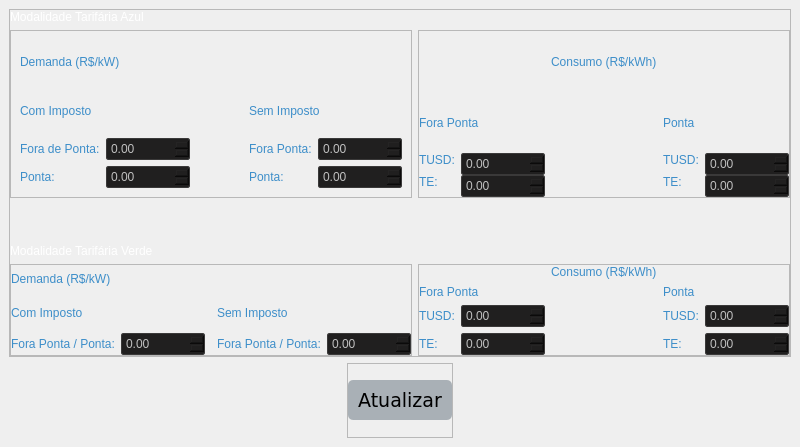
            <widget class="QWidget" name="page_1_Registrar_Tarifas">
             <property name="styleSheet">
              <string notr="true">QLabel {
    qproperty-alignment: AlignCenter;
	color: #3d8ec9;
	font: 77 14px &quot;Verdana&quot;;
}

QDoubleSpinBox
{
    selection-background-color: #302F2F;
    background-color: #201F1F;
    border-style: solid;
    border: 1px solid #3A3939;
    border-radius: 2px;
    padding: 2px;
	color: silver;
}

QComboBox
{
    selection-background-color: #302F2F;
    background-color: #201F1F;
    border-style: solid;
    border: 1px solid #3A3939;
    border-radius: 2px;
    padding: 2px;
	color: silver;
}</string>
             </property>
             <layout class="QVBoxLayout" name="verticalLayout_10">
              <property name="spacing">
               <number>6</number>
              </property>
              <property name="leftMargin">
               <number>9</number>
              </property>
              <property name="topMargin">
               <number>9</number>
              </property>
              <property name="rightMargin">
               <number>9</number>
              </property>
              <property name="bottomMargin">
               <number>9</number>
              </property>
              <item>
               <widget class="QFrame" name="frame_16">
                <property name="sizePolicy">
                 <sizepolicy hsizetype="Preferred" vsizetype="Expanding">
                  <horstretch>0</horstretch>
                  <verstretch>0</verstretch>
                 </sizepolicy>
                </property>
                <property name="frameShape">
                 <enum>QFrame::StyledPanel</enum>
                </property>
                <property name="frameShadow">
                 <enum>QFrame::Raised</enum>
                </property>
                <layout class="QGridLayout" name="gridLayout_3">
                 <property name="leftMargin">
                  <number>0</number>
                 </property>
                 <property name="topMargin">
                  <number>0</number>
                 </property>
                 <property name="rightMargin">
                  <number>0</number>
                 </property>
                 <property name="bottomMargin">
                  <number>0</number>
                 </property>
                 <item row="3" column="0">
                  <spacer name="horizontalSpacer_3">
                   <property name="orientation">
                    <enum>Qt::Horizontal</enum>
                   </property>
                   <property name="sizeHint" stdset="0">
                    <size>
                     <width>40</width>
                     <height>20</height>
                    </size>
                   </property>
                  </spacer>
                 </item>
                 <item row="1" column="0">
                  <widget class="QFrame" name="frame_22">
                   <property name="sizePolicy">
                    <sizepolicy hsizetype="Preferred" vsizetype="Preferred">
                     <horstretch>0</horstretch>
                     <verstretch>0</verstretch>
                    </sizepolicy>
                   </property>
                   <property name="minimumSize">
                    <size>
                     <width>0</width>
                     <height>168</height>
                    </size>
                   </property>
                   <property name="frameShape">
                    <enum>QFrame::StyledPanel</enum>
                   </property>
                   <property name="frameShadow">
                    <enum>QFrame::Raised</enum>
                   </property>
                   <property name="midLineWidth">
                    <number>0</number>
                   </property>
                   <layout class="QGridLayout" name="gridLayout_8">
                    <item row="4" column="0">
                     <widget class="QLabel" name="label_28">
                      <property name="text">
                       <string>Ponta:</string>
                      </property>
                     </widget>
                    </item>
                    <item row="4" column="1">
                     <widget class="QDoubleSpinBox" name="doubleSpinBox_10">
                      <property name="maximum">
                       <double>99999999999.000000000000000</double>
                      </property>
                     </widget>
                    </item>
                    <item row="4" column="4">
                     <widget class="QDoubleSpinBox" name="doubleSpinBox_12">
                      <property name="maximum">
                       <double>99999999999.000000000000000</double>
                      </property>
                     </widget>
                    </item>
                    <item row="0" column="0" colspan="5">
                     <widget class="QLabel" name="label_34">
                      <property name="styleSheet">
                       <string notr="true">QLabel {
   /* background-color: #FFFFFF;*/
    qproperty-alignment: AlignCenter;
	color: #3d8ec9;
	font: 77 20px &quot;Verdana&quot;;
}</string>
                      </property>
                      <property name="text">
                       <string>Demanda (R$/kW)</string>
                      </property>
                     </widget>
                    </item>
                    <item row="4" column="3">
                     <widget class="QLabel" name="label_48">
                      <property name="styleSheet">
                       <string notr="true">QLabel {
   /* background-color: #FFFFFF;*/
    qproperty-alignment: AlignCenter;
	color: #3d8ec9;
	font: 77 12px &quot;Verdana&quot;;
}</string>
                      </property>
                      <property name="text">
                       <string>Ponta:</string>
                      </property>
                     </widget>
                    </item>
                    <item row="3" column="3">
                     <widget class="QLabel" name="label_51">
                      <property name="styleSheet">
                       <string notr="true">QLabel {
   /* background-color: #FFFFFF;*/
    qproperty-alignment: AlignCenter;
	color: #3d8ec9;
	font: 77 12px &quot;Verdana&quot;;
}</string>
                      </property>
                      <property name="text">
                       <string>Fora Ponta:</string>
                      </property>
                     </widget>
                    </item>
                    <item row="3" column="4">
                     <widget class="QDoubleSpinBox" name="doubleSpinBox_11">
                      <property name="maximum">
                       <double>99999999999.000000000000000</double>
                      </property>
                     </widget>
                    </item>
                    <item row="2" column="3" colspan="2">
                     <widget class="QLabel" name="label_56">
                      <property name="styleSheet">
                       <string notr="true">QLabel {
   /* background-color: #FFFFFF;*/
    qproperty-alignment: AlignCenter;
	color: #3d8ec9;
	font: 77 16px &quot;Verdana&quot;;
}</string>
                      </property>
                      <property name="text">
                       <string>Sem Imposto</string>
                      </property>
                     </widget>
                    </item>
                    <item row="3" column="1">
                     <widget class="QDoubleSpinBox" name="doubleSpinBox_9">
                      <property name="maximum">
                       <double>99999999999.000000000000000</double>
                      </property>
                     </widget>
                    </item>
                    <item row="3" column="0">
                     <widget class="QLabel" name="label_27">
                      <property name="text">
                       <string>Fora de Ponta:</string>
                      </property>
                     </widget>
                    </item>
                    <item row="2" column="0" colspan="2">
                     <widget class="QLabel" name="label_47">
                      <property name="styleSheet">
                       <string notr="true">QLabel {
   /* background-color: #FFFFFF;*/
    qproperty-alignment: AlignCenter;
	color: #3d8ec9;
	font: 77 16px &quot;Verdana&quot;;
}</string>
                      </property>
                      <property name="text">
                       <string>Com Imposto</string>
                      </property>
                     </widget>
                    </item>
                   </layout>
                  </widget>
                 </item>
                 <item row="5" column="0">
                  <widget class="QFrame" name="frame_9">
                   <property name="sizePolicy">
                    <sizepolicy hsizetype="Preferred" vsizetype="Minimum">
                     <horstretch>0</horstretch>
                     <verstretch>0</verstretch>
                    </sizepolicy>
                   </property>
                   <property name="frameShape">
                    <enum>QFrame::StyledPanel</enum>
                   </property>
                   <property name="frameShadow">
                    <enum>QFrame::Raised</enum>
                   </property>
                   <layout class="QGridLayout" name="gridLayout_7">
                    <property name="leftMargin">
                     <number>0</number>
                    </property>
                    <property name="topMargin">
                     <number>0</number>
                    </property>
                    <property name="rightMargin">
                     <number>0</number>
                    </property>
                    <property name="bottomMargin">
                     <number>0</number>
                    </property>
                    <item row="1" column="3" colspan="2">
                     <widget class="QLabel" name="label_42">
                      <property name="styleSheet">
                       <string notr="true">QLabel {
   /* background-color: #FFFFFF;*/
    qproperty-alignment: AlignCenter;
	color: #3d8ec9;
	font: 77 16px &quot;Verdana&quot;;
}</string>
                      </property>
                      <property name="text">
                       <string>Sem Imposto</string>
                      </property>
                     </widget>
                    </item>
                    <item row="1" column="0" colspan="2">
                     <widget class="QLabel" name="label_41">
                      <property name="styleSheet">
                       <string notr="true">QLabel {
   /* background-color: #FFFFFF;*/
    qproperty-alignment: AlignCenter;
	color: #3d8ec9;
	font: 77 16px &quot;Verdana&quot;;
}</string>
                      </property>
                      <property name="text">
                       <string>Com Imposto</string>
                      </property>
                     </widget>
                    </item>
                    <item row="0" column="0" colspan="5">
                     <widget class="QLabel" name="label_33">
                      <property name="styleSheet">
                       <string notr="true">QLabel {
   /* background-color: #FFFFFF;*/
    qproperty-alignment: AlignCenter;
	color: #3d8ec9;
	font: 77 20px &quot;Verdana&quot;;
}</string>
                      </property>
                      <property name="text">
                       <string>Demanda (R$/kW)</string>
                      </property>
                     </widget>
                    </item>
                    <item row="2" column="4">
                     <widget class="QDoubleSpinBox" name="doubleSpinBox_8">
                      <property name="maximum">
                       <double>99999999999.000000000000000</double>
                      </property>
                     </widget>
                    </item>
                    <item row="2" column="1">
                     <widget class="QDoubleSpinBox" name="doubleSpinBox_14">
                      <property name="maximum">
                       <double>99999999999.000000000000000</double>
                      </property>
                     </widget>
                    </item>
                    <item row="2" column="0">
                     <widget class="QLabel" name="label_29">
                      <property name="text">
                       <string>Fora Ponta / Ponta:</string>
                      </property>
                     </widget>
                    </item>
                    <item row="2" column="3">
                     <widget class="QLabel" name="label_30">
                      <property name="text">
                       <string>Fora Ponta / Ponta:</string>
                      </property>
                     </widget>
                    </item>
                   </layout>
                  </widget>
                 </item>
                 <item row="4" column="0" colspan="2" alignment="Qt::AlignBottom">
                  <widget class="QLabel" name="label_37">
                   <property name="sizePolicy">
                    <sizepolicy hsizetype="Preferred" vsizetype="Expanding">
                     <horstretch>0</horstretch>
                     <verstretch>0</verstretch>
                    </sizepolicy>
                   </property>
                   <property name="styleSheet">
                    <string notr="true">QLabel {
   /* background-color: #FFFFFF;*/
    qproperty-alignment: AlignCenter;
	color: white;
	font: 77 24px &quot;Verdana&quot;;
}</string>
                   </property>
                   <property name="text">
                    <string>Modalidade Tarifária Verde</string>
                   </property>
                  </widget>
                 </item>
                 <item row="5" column="1" alignment="Qt::AlignTop">
                  <widget class="QFrame" name="frame_7">
                   <property name="frameShape">
                    <enum>QFrame::StyledPanel</enum>
                   </property>
                   <property name="frameShadow">
                    <enum>QFrame::Raised</enum>
                   </property>
                   <layout class="QGridLayout" name="gridLayout_10">
                    <property name="leftMargin">
                     <number>0</number>
                    </property>
                    <property name="topMargin">
                     <number>0</number>
                    </property>
                    <property name="rightMargin">
                     <number>0</number>
                    </property>
                    <property name="bottomMargin">
                     <number>0</number>
                    </property>
                    <item row="3" column="0">
                     <widget class="QLabel" name="label_21">
                      <property name="text">
                       <string>TE:</string>
                      </property>
                     </widget>
                    </item>
                    <item row="2" column="4">
                     <widget class="QDoubleSpinBox" name="doubleSpinBox_23">
                      <property name="sizePolicy">
                       <sizepolicy hsizetype="Minimum" vsizetype="Fixed">
                        <horstretch>0</horstretch>
                        <verstretch>0</verstretch>
                       </sizepolicy>
                      </property>
                      <property name="maximum">
                       <double>99999999999.000000000000000</double>
                      </property>
                     </widget>
                    </item>
                    <item row="2" column="0">
                     <widget class="QLabel" name="label_17">
                      <property name="text">
                       <string>TUSD:</string>
                      </property>
                     </widget>
                    </item>
                    <item row="0" column="2">
                     <widget class="QLabel" name="label_38">
                      <property name="sizePolicy">
                       <sizepolicy hsizetype="Preferred" vsizetype="Preferred">
                        <horstretch>0</horstretch>
                        <verstretch>0</verstretch>
                       </sizepolicy>
                      </property>
                      <property name="styleSheet">
                       <string notr="true">QLabel {
   /* background-color: #FFFFFF;*/
    qproperty-alignment: AlignCenter;
	color: #3d8ec9;
	font: 77 20px &quot;Verdana&quot;;
}</string>
                      </property>
                      <property name="text">
                       <string>Consumo (R$/kWh)</string>
                      </property>
                     </widget>
                    </item>
                    <item row="2" column="1">
                     <widget class="QDoubleSpinBox" name="doubleSpinBox_24">
                      <property name="sizePolicy">
                       <sizepolicy hsizetype="Minimum" vsizetype="Fixed">
                        <horstretch>0</horstretch>
                        <verstretch>0</verstretch>
                       </sizepolicy>
                      </property>
                      <property name="maximum">
                       <double>99999999999.000000000000000</double>
                      </property>
                     </widget>
                    </item>
                    <item row="2" column="3">
                     <widget class="QLabel" name="label_18">
                      <property name="text">
                       <string>TUSD:</string>
                      </property>
                     </widget>
                    </item>
                    <item row="3" column="3">
                     <widget class="QLabel" name="label_22">
                      <property name="text">
                       <string>TE:</string>
                      </property>
                     </widget>
                    </item>
                    <item row="1" column="0" colspan="2">
                     <widget class="QLabel" name="label_69">
                      <property name="styleSheet">
                       <string notr="true">QLabel {
   /* background-color: #FFFFFF;*/
    qproperty-alignment: AlignCenter;
	color: #3d8ec9;
	font: 77 16px &quot;Verdana&quot;;
}</string>
                      </property>
                      <property name="text">
                       <string>Fora Ponta</string>
                      </property>
                     </widget>
                    </item>
                    <item row="1" column="3" colspan="2">
                     <widget class="QLabel" name="label_71">
                      <property name="styleSheet">
                       <string notr="true">QLabel {
   /* background-color: #FFFFFF;*/
    qproperty-alignment: AlignCenter;
	color: #3d8ec9;
	font: 77 16px &quot;Verdana&quot;;
}</string>
                      </property>
                      <property name="text">
                       <string>Ponta</string>
                      </property>
                     </widget>
                    </item>
                    <item row="3" column="1">
                     <widget class="QDoubleSpinBox" name="doubleSpinBox_27"/>
                    </item>
                    <item row="3" column="4">
                     <widget class="QDoubleSpinBox" name="doubleSpinBox_62"/>
                    </item>
                   </layout>
                  </widget>
                 </item>
                 <item row="0" column="0" colspan="2" alignment="Qt::AlignBottom">
                  <widget class="QLabel" name="label_36">
                   <property name="styleSheet">
                    <string notr="true">QLabel {
   /* background-color: #FFFFFF;*/
    qproperty-alignment: AlignCenter;
	color: white;
	font: 77 24px &quot;Verdana&quot;;
}</string>
                   </property>
                   <property name="text">
                    <string>Modalidade Tarifária Azul</string>
                   </property>
                  </widget>
                 </item>
                 <item row="1" column="1">
                  <widget class="QFrame" name="frame">
                   <property name="frameShape">
                    <enum>QFrame::StyledPanel</enum>
                   </property>
                   <property name="frameShadow">
                    <enum>QFrame::Raised</enum>
                   </property>
                   <layout class="QGridLayout" name="gridLayout_9">
                    <property name="leftMargin">
                     <number>0</number>
                    </property>
                    <property name="topMargin">
                     <number>0</number>
                    </property>
                    <property name="rightMargin">
                     <number>0</number>
                    </property>
                    <property name="bottomMargin">
                     <number>0</number>
                    </property>
                    <property name="horizontalSpacing">
                     <number>6</number>
                    </property>
                    <property name="verticalSpacing">
                     <number>0</number>
                    </property>
                    <item row="0" column="2">
                     <widget class="QLabel" name="label_40">
                      <property name="styleSheet">
                       <string notr="true">QLabel {
   /* background-color: #FFFFFF;*/
    qproperty-alignment: AlignCenter;
	color: #3d8ec9;
	font: 77 20px &quot;Verdana&quot;;
}</string>
                      </property>
                      <property name="text">
                       <string>Consumo (R$/kWh)</string>
                      </property>
                     </widget>
                    </item>
                    <item row="1" column="3" colspan="2">
                     <widget class="QLabel" name="label_72">
                      <property name="styleSheet">
                       <string notr="true">QLabel {
   /* background-color: #FFFFFF;*/
    qproperty-alignment: AlignCenter;
	color: #3d8ec9;
	font: 77 16px &quot;Verdana&quot;;
}</string>
                      </property>
                      <property name="text">
                       <string>Ponta</string>
                      </property>
                     </widget>
                    </item>
                    <item row="1" column="0" colspan="2">
                     <widget class="QLabel" name="label_70">
                      <property name="styleSheet">
                       <string notr="true">QLabel {
   /* background-color: #FFFFFF;*/
    qproperty-alignment: AlignCenter;
	color: #3d8ec9;
	font: 77 16px &quot;Verdana&quot;;
}</string>
                      </property>
                      <property name="text">
                       <string>Fora Ponta</string>
                      </property>
                     </widget>
                    </item>
                    <item row="2" column="1">
                     <widget class="QDoubleSpinBox" name="doubleSpinBox_25">
                      <property name="sizePolicy">
                       <sizepolicy hsizetype="Minimum" vsizetype="Fixed">
                        <horstretch>0</horstretch>
                        <verstretch>0</verstretch>
                       </sizepolicy>
                      </property>
                      <property name="maximum">
                       <double>99999999999.000000000000000</double>
                      </property>
                     </widget>
                    </item>
                    <item row="2" column="0" alignment="Qt::AlignTop">
                     <widget class="QLabel" name="label_23">
                      <property name="text">
                       <string>TUSD:</string>
                      </property>
                     </widget>
                    </item>
                    <item row="2" column="3" alignment="Qt::AlignTop">
                     <widget class="QLabel" name="label_24">
                      <property name="text">
                       <string>TUSD:</string>
                      </property>
                     </widget>
                    </item>
                    <item row="2" column="4">
                     <widget class="QDoubleSpinBox" name="doubleSpinBox_26">
                      <property name="sizePolicy">
                       <sizepolicy hsizetype="Minimum" vsizetype="Fixed">
                        <horstretch>0</horstretch>
                        <verstretch>0</verstretch>
                       </sizepolicy>
                      </property>
                      <property name="maximum">
                       <double>99999999999.000000000000000</double>
                      </property>
                     </widget>
                    </item>
                    <item row="3" column="3" alignment="Qt::AlignTop">
                     <widget class="QLabel" name="label_26">
                      <property name="text">
                       <string>TE:</string>
                      </property>
                     </widget>
                    </item>
                    <item row="3" column="4">
                     <widget class="QDoubleSpinBox" name="doubleSpinBox_18"/>
                    </item>
                    <item row="3" column="0" alignment="Qt::AlignTop">
                     <widget class="QLabel" name="label_25">
                      <property name="text">
                       <string>TE:</string>
                      </property>
                     </widget>
                    </item>
                    <item row="3" column="1">
                     <widget class="QDoubleSpinBox" name="doubleSpinBox_16"/>
                    </item>
                   </layout>
                  </widget>
                 </item>
                 <item row="2" column="0">
                  <spacer name="horizontalSpacer_4">
                   <property name="orientation">
                    <enum>Qt::Horizontal</enum>
                   </property>
                   <property name="sizeHint" stdset="0">
                    <size>
                     <width>40</width>
                     <height>20</height>
                    </size>
                   </property>
                  </spacer>
                 </item>
                </layout>
               </widget>
              </item>
              <item alignment="Qt::AlignHCenter|Qt::AlignTop">
               <widget class="QFrame" name="frame_21">
                <property name="sizePolicy">
                 <sizepolicy hsizetype="Expanding" vsizetype="Minimum">
                  <horstretch>0</horstretch>
                  <verstretch>0</verstretch>
                 </sizepolicy>
                </property>
                <property name="minimumSize">
                 <size>
                  <width>0</width>
                  <height>75</height>
                 </size>
                </property>
                <property name="maximumSize">
                 <size>
                  <width>200</width>
                  <height>19</height>
                 </size>
                </property>
                <property name="frameShape">
                 <enum>QFrame::StyledPanel</enum>
                </property>
                <property name="frameShadow">
                 <enum>QFrame::Raised</enum>
                </property>
                <layout class="QHBoxLayout" name="horizontalLayout_8">
                 <property name="leftMargin">
                  <number>0</number>
                 </property>
                 <property name="topMargin">
                  <number>0</number>
                 </property>
                 <property name="rightMargin">
                  <number>0</number>
                 </property>
                 <property name="bottomMargin">
                  <number>0</number>
                 </property>
                 <item>
                  <widget class="QPushButton" name="pushButton">
                   <property name="sizePolicy">
                    <sizepolicy hsizetype="Preferred" vsizetype="Preferred">
                     <horstretch>0</horstretch>
                     <verstretch>0</verstretch>
                    </sizepolicy>
                   </property>
                   <property name="maximumSize">
                    <size>
                     <width>200</width>
                     <height>40</height>
                    </size>
                   </property>
                   <property name="font">
                    <font>
                     <family>Verdana</family>
                     <pointsize>14</pointsize>
                     <weight>50</weight>
                     <italic>false</italic>
                     <bold>false</bold>
                    </font>
                   </property>
                   <property name="styleSheet">
                    <string notr="true">QPushButton{
/*background-color: rgba(33, 43, 51, 100);*/
background-color: rgba(61, 80, 95, 100);
padding: 10px;
border-radius: 5px;
text-align:center;
	font: 14pt &quot;Verdana&quot;;
}


QPushButton:disabled
{
    background-color: #302F2F;
    /*border-width: 2px;
    border-color: #3A3939;
    border-style: solid;*/
    padding-top: 2px;
    padding-bottom: 2px;
    padding-left: 10px;
    padding-right: 10px;
    /*border-radius: 2px;*/
    color: #808080;
}

QPushButton:hover {
	background-color: rgb(138, 203, 250);
    color: white;
}</string>
                   </property>
                   <property name="text">
                    <string>Atualizar</string>
                   </property>
                  </widget>
                 </item>
                </layout>
               </widget>
              </item>
             </layout>
            </widget>
